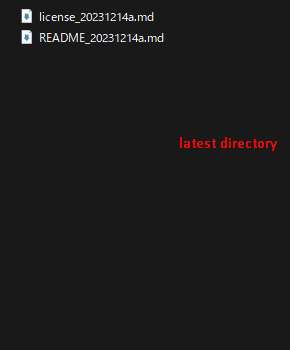
#> input picture docs/assets/0002-latest1.png, 290 x 350 px
$ python combine.py
#> lines starting #> are read from the running program, lines starting #| are printed output that depends on the picture
import cv2


tgt_names =[
    {"L":"0002-latest1.png","R":"0002-old1.png","D":"0002-result1.png"},
    {"L":"0003-latest2.png","R":"0003-old2.png","D":"0003-result2.png"},
    {"L":"0004-latest3.png","R":"0004-old3.png","D":"0004-result3.png"}
]

for tgt_name in tgt_names:
    im_l = cv2.imread(tgt_name["L"])
#> im_l is the input picture: shape (350, 290, 3); mean B, G, R 26.8, 26.8, 27.5
    im_r = cv2.imread(tgt_name["R"])
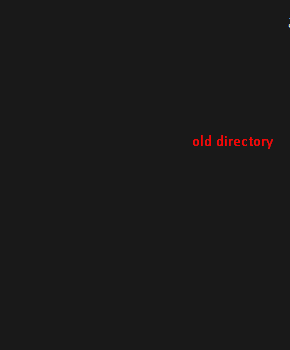
#> input picture docs/assets/0002-old1.png, 290 x 350 px
#> im_r is the input picture: shape (350, 290, 3); mean B, G, R 25, 25, 25.6
    im_res = cv2.hconcat([im_l,im_r])
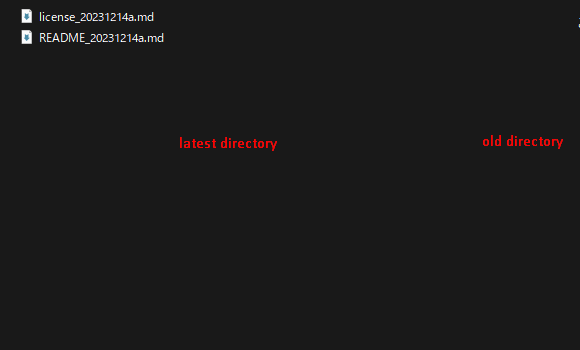
#> im_res: shape (350, 580, 3); mean B, G, R 25.9, 25.9, 26.6
    cv2.imwrite(tgt_name["D"],im_res)
#> pass 2 of the loop `for tgt_name in tgt_names:`:
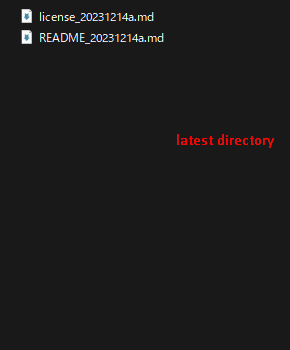
#> input picture docs/assets/0003-latest2.png, 290 x 350 px
#> im_l is the input picture: shape (350, 290, 3); mean B, G, R 26.8, 26.8, 27.5
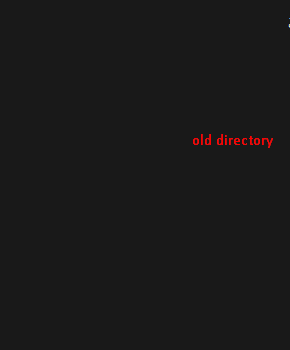
#> input picture docs/assets/0003-old2.png, 290 x 350 px
#> im_r is the input picture: shape (350, 290, 3); mean B, G, R 25, 25, 25.6
#> `im_res = cv2.hconcat([im_l,im_r])`:
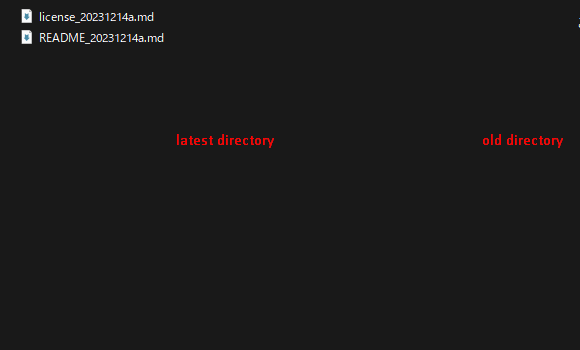
#> im_res: shape (350, 580, 3); mean B, G, R 25.9, 25.9, 26.6
